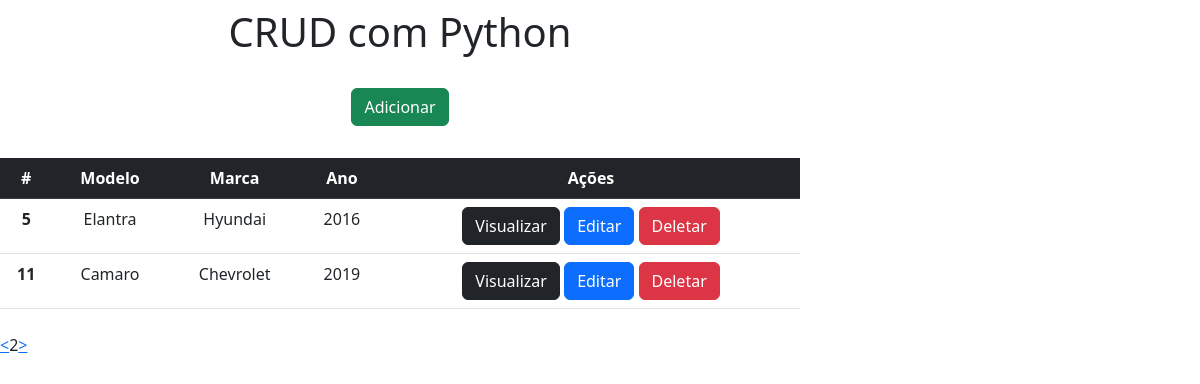
Screenshot of /?page=2 with the database file from the repository.
### app/models.py (models this page shows)
class Carros(models.Model):
    modelo = models.CharField(max_length=150)
    marca = models.CharField(max_length=100)
    ano = models.IntegerField()

### app/views.py (the view)
# urls.py: 2. Add a URL to urlpatterns:  path('', views.home, name='home')
def home(request):                      # Define a função Home que ao ser chamada
    data = {}
    all = Carros.objects.all()
    paginator = Paginator(all, 2)
    pages = request.GET.get('page')
    data['db'] =  paginator.get_page(pages)
    return render(request, 'index.html', data)

### app/templates/index.html (shortened to what this page needs)
<!DOCTYPE html>
<html lang="pt-br">
<head>
    <link href="https://cdn.jsdelivr.net/npm/bootstrap@5.3.0-alpha1/dist/css/bootstrap.min.css" rel="stylesheet">
</head>
<body>
    <div class="col-8 m-alto pt-2 pb-2 text-center">
        <h1>CRUD com Python</h1>
    </div>
    <div class="col-8 m-alto pt-3 pb-2 text-center">
      <a href="/form" class="btn btn-success">Adicionar</a>
    </div>
    <div class="col-8 m-alto pt-4 pb-2 text-center">
        <table class="table">
            <thead class="table-dark">
              <tr>
                <th scope="col">#</th>
                <th scope="col">Modelo</th>
                <th scope="col">Marca</th>
                <th scope="col">Ano</th>
                <th scope="col">Ações</th>
              </tr>
            </thead>
            <tbody>
              {% for dbs in db %}
              <tr>
                <th>{{dbs.id}}</th>
                <td>{{dbs.modelo}}</td>
                <td>{{dbs.marca}}</td>
                <td>{{dbs.ano}}</td>
                <td>
                  <a href="/view/{{dbs.id}}" class="btn btn-dark">Visualizar</a>
                  <a href="/edit/{{dbs.id}}" class="btn btn-primary">Editar</a>
                  <a href="/delete/{{dbs.id}}" class="btn btn-danger btnDel">Deletar</a>
                </td>
              </tr>
              {% endfor %}
            </tbody>
        </table>
    </div>
    <div class="pagination">
      {% if db.has_previous %}
          <a href="?page={{db.previous_page_number}}"> < </a>
      {% endif %}
      {{db.number}}
      {% if db.has_next %}
      <a href="?page={{db.next_page_number}}"> > </a>
      {% endif %}
    </div>
    {% load static %}
</body>
</html>

### rows the page displays
Carros: id "5", modelo "Elantra", marca "Hyundai", ano "2016"
Carros: id "11", modelo "Camaro", marca "Chevrolet", ano "2019"

### other values shown
{{ db.number }} "2"
